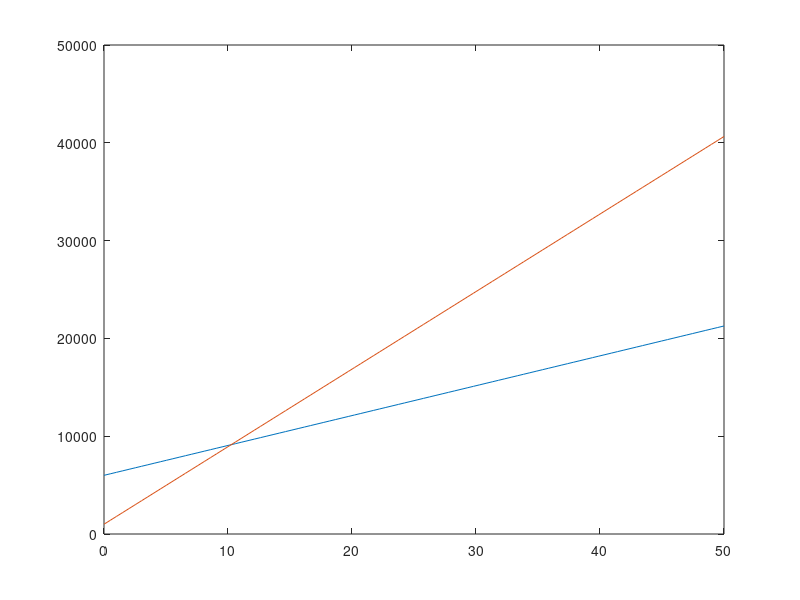

This figure's MATLAB source:
t = linspace(0,50);
Nper = 15;
N = t * Nper;
N_ex = N;
N_re = N/100;
%t year;
%N launch total;
%Ner launch per year;

%development;;
Cdevelopment_re = 6000;
Cdevelopment_ex = 1000;

%vehicle
Cvehicle_re0 = 1000;
Cvehicle_re = Cvehicle_re0 * N_re;
Cvehicle_ex0 = 50;
Cvehicle_ex = Cvehicle_ex0 * N_ex;

%total flight opretions per flight;
%Re has more complex systems, more expensive check-out and recovery;
Cflightops_re0 = 5;
Cflightops_ex0 = 2;
Cflightops_re = Cflightops_re0 * N;
Cflightops_ex = Cflightops_ex0 * N;

%launch insurance;
Cinsurance_re0 = 4.16;
Cinsurance_ex0 = 0.86;
Cinsurance_re = Cinsurance_re0 * N;
Cinsurance_ex = Cinsurance_ex0 * N;

%recurring cost of recovery(reusable only);
Crecovery_re = 0.2 * Cflightops_re;

%refurbishment cost(reusable only);
Crefurb_re = 0.02 * Cvehicle_re;


%model the total launch cost as the sum of six individual components;
Claunch_re = Cdevelopment_re + Cvehicle_re + Cflightops_re + Crecovery_re + Crefurb_re + Cinsurance_re;
Claunch_ex = Cdevelopment_ex + Cvehicle_ex + Cflightops_ex + Cinsurance_ex;
%where;
%Claunch is total cost of launch in FY00 dollars(i.e., excluding
%inflation?);
%Cdevelopment is amortization of nonrecurring development cost;
%Cvehicle.re is amortization of vehicle production cost;
%Cvehicle.ex is recurring production cost(theoretical first unit
%cost reduced by learning curve);
%Cflightops is total cost of flight opretions per flight;
%Crecovery is recurring cost of recovery(reusable only);
%Crefurb is refurbishment cost(reusable only);
%Cinsurance is cost of launch insurance;

%cost using million dollars to calculate;

plot (t,Claunch_re,t,Claunch_ex);